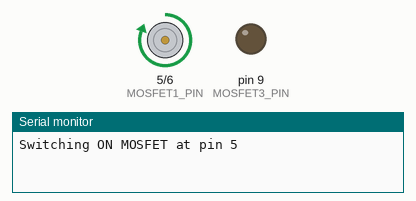
Recording of a sketch running on a simulated Arduino Uno, built with avr-gcc and run on an emulated ATmega328P. Parts: motor-driver pin pairs drawn as motors (green arrow = first pin HIGH = forward, orange = second pin HIGH = backward, longer = more drive), output pins drawn as LEDs (lit = HIGH), the last lines printed to the serial monitor.

Above: at 2.5 s.
At 5.5 s:
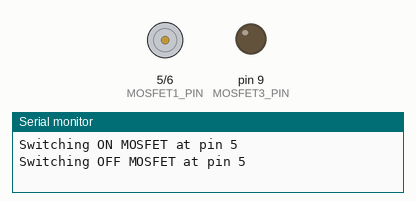
At 8.5 s:
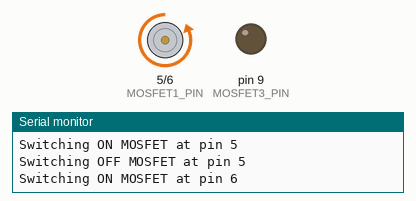
At 14.5 s:
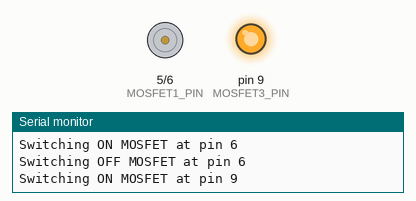
Timing chart, 0 to 23.4 s (numbered marks = the images above):
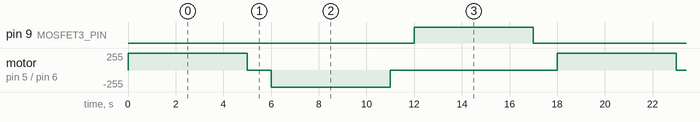

Measured:
- by itself, pin 9 (MOSFET3_PIN): alternates HIGH for 5.0 s and LOW for 13.0 s
- by itself, motor on pin 5 (MOSFET1_PIN) / pin 6 (MOSFET2_PIN): repeats every 18.0 s: stopped 1.0 s, backward 255/255 5.0 s, stopped 7.0 s, forward 255/255 5.0 s

The sketch:

mosfet-test.ino
```cpp
#define MOSFET1_PIN 5
#define MOSFET2_PIN 6
#define MOSFET3_PIN 9

void setup() {
	pinMode(MOSFET1_PIN, OUTPUT);
	pinMode(MOSFET2_PIN, OUTPUT);
	pinMode(MOSFET3_PIN, OUTPUT);
	Serial.begin(9600);
	while (!Serial) { }; // for Leos
}

void loop() {
	Serial.println("Switching ON MOSFET at pin 5");
	digitalWrite(MOSFET1_PIN, HIGH);
	delay(5000);
	Serial.println("Switching OFF MOSFET at pin 5");
	digitalWrite(MOSFET1_PIN, LOW);
	delay(1000);
	Serial.println();

	Serial.println("Switching ON MOSFET at pin 6");
	digitalWrite(MOSFET2_PIN, HIGH);
	delay(5000);
	Serial.println("Switching OFF MOSFET at pin 6");
	digitalWrite(MOSFET2_PIN, LOW);
	delay(1000);
	Serial.println();

	Serial.println("Switching ON MOSFET at pin 9");
	digitalWrite(MOSFET3_PIN, HIGH);
	delay(5000);
	Serial.println("Switching OFF MOSFET at pin 9");
	digitalWrite(MOSFET3_PIN, LOW);
	delay(1000);
	Serial.println();
}
```
